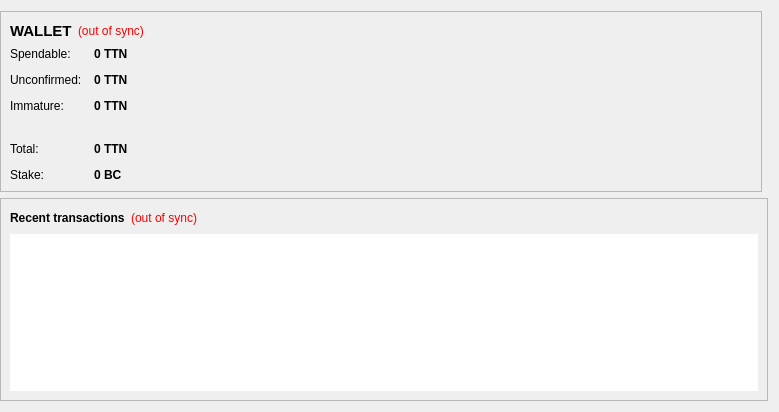
<?xml version="1.0" encoding="UTF-8"?>
<ui version="4.0">
 <class>OverviewPage</class>
 <widget class="QWidget" name="OverviewPage">
  <property name="geometry">
   <rect>
    <x>0</x>
    <y>0</y>
    <width>779</width>
    <height>412</height>
   </rect>
  </property>
  <property name="windowTitle">
   <string>Form</string>
  </property>
  <layout class="QGridLayout" name="gridLayout">
   <property name="leftMargin">
    <number>0</number>
   </property>
   <item row="0" column="0">
    <widget class="QFrame" name="walletContainer">
     <property name="sizePolicy">
      <sizepolicy hsizetype="Preferred" vsizetype="Maximum">
       <horstretch>0</horstretch>
       <verstretch>0</verstretch>
      </sizepolicy>
     </property>
     <property name="maximumSize">
      <size>
       <width>16777215</width>
       <height>220</height>
      </size>
     </property>
     <property name="frameShape">
      <enum>QFrame::StyledPanel</enum>
     </property>
     <property name="frameShadow">
      <enum>QFrame::Raised</enum>
     </property>
     <layout class="QVBoxLayout" name="verticalLayout_4">
      <item>
       <layout class="QHBoxLayout" name="walletHeader">
        <item>
         <widget class="QLabel" name="label_5">
          <property name="font">
           <font>
            <pointsize>11</pointsize>
            <weight>75</weight>
            <bold>true</bold>
           </font>
          </property>
          <property name="styleSheet">
           <string notr="true">background-color: transparent;QLabel { color: white; }</string>
          </property>
          <property name="text">
           <string>WALLET</string>
          </property>
         </widget>
        </item>
        <item>
         <widget class="QLabel" name="labelWalletStatus">
          <property name="toolTip">
           <string>The displayed information may be out of date. Your wallet automatically synchronizes with the TitanCoin network after a connection is established, but this process has not completed yet.</string>
          </property>
          <property name="styleSheet">
           <string notr="true">QLabel { color: red;Background-color:transparent }</string>
          </property>
          <property name="text">
           <string notr="true">(out of sync)</string>
          </property>
          <property name="alignment">
           <set>Qt::AlignLeading|Qt::AlignLeft|Qt::AlignVCenter</set>
          </property>
         </widget>
        </item>
        <item>
         <spacer name="horizontalSpacer_2">
          <property name="orientation">
           <enum>Qt::Horizontal</enum>
          </property>
          <property name="sizeHint" stdset="0">
           <size>
            <width>40</width>
            <height>20</height>
           </size>
          </property>
         </spacer>
        </item>
       </layout>
      </item>
      <item>
       <layout class="QFormLayout" name="walletStatus">
        <property name="fieldGrowthPolicy">
         <enum>QFormLayout::AllNonFixedFieldsGrow</enum>
        </property>
        <property name="horizontalSpacing">
         <number>12</number>
        </property>
        <property name="verticalSpacing">
         <number>12</number>
        </property>
        <item row="0" column="0">
         <widget class="QLabel" name="label">
          <property name="styleSheet">
           <string notr="true">background-color: transparent;</string>
          </property>
          <property name="text">
           <string>Spendable:</string>
          </property>
         </widget>
        </item>
        <item row="0" column="1">
         <widget class="QLabel" name="labelBalance">
          <property name="font">
           <font>
            <weight>75</weight>
            <bold>true</bold>
           </font>
          </property>
          <property name="cursor">
           <cursorShape>IBeamCursor</cursorShape>
          </property>
          <property name="toolTip">
           <string>Your current spendable balance</string>
          </property>
          <property name="styleSheet">
           <string notr="true"/>
          </property>
          <property name="text">
           <string notr="true">0 TTN</string>
          </property>	
          <property name="textInteractionFlags">
           <set>Qt::LinksAccessibleByMouse|Qt::TextSelectableByKeyboard|Qt::TextSelectableByMouse</set>
          </property>
         </widget>
        </item>
        <item row="2" column="0">
         <widget class="QLabel" name="label_3">
          <property name="styleSheet">
           <string notr="true">background-color: transparent;</string>
          </property>
          <property name="text">
           <string>Unconfirmed:</string>
          </property>
         </widget>
        </item>
        <item row="2" column="1">
         <widget class="QLabel" name="labelUnconfirmed">
          <property name="font">
           <font>
            <weight>75</weight>
            <bold>true</bold>
           </font>
          </property>
          <property name="cursor">
           <cursorShape>IBeamCursor</cursorShape>
          </property>
          <property name="toolTip">
           <string>Total of transactions that have yet to be confirmed, and do not yet count toward the current balance</string>
          </property>
          <property name="text">
           <string notr="true">0 TTN</string>
          </property>
          <property name="textInteractionFlags">
           <set>Qt::LinksAccessibleByMouse|Qt::TextSelectableByKeyboard|Qt::TextSelectableByMouse</set>
          </property>
         </widget>
        </item>
        <item row="3" column="0">
         <widget class="QLabel" name="labelImmatureText">
          <property name="styleSheet">
           <string notr="true">background-color: transparent;</string>
          </property>
          <property name="text">
           <string>Immature:</string>
          </property>
         </widget>
        </item>
        <item row="3" column="1">
         <widget class="QLabel" name="labelImmature">
          <property name="font">
           <font>
            <weight>75</weight>
            <bold>true</bold>
           </font>
          </property>
          <property name="toolTip">
           <string>Mined balance that has not yet matured</string>
          </property>
          <property name="text">
           <string notr="true">0 TTN</string>
          </property>
          <property name="textInteractionFlags">
           <set>Qt::LinksAccessibleByMouse|Qt::TextSelectableByKeyboard|Qt::TextSelectableByMouse</set>
          </property>
         </widget>
        </item>
        <item row="4" column="0">
         <spacer name="verticalSpacer">
          <property name="orientation">
           <enum>Qt::Vertical</enum>
          </property>
          <property name="sizeHint" stdset="0">
           <size>
            <width>20</width>
            <height>40</height>
           </size>
          </property>
         </spacer>
        </item>
        <item row="4" column="1">
         <spacer name="verticalSpacer_2">
          <property name="orientation">
           <enum>Qt::Vertical</enum>
          </property>
          <property name="sizeHint" stdset="0">
           <size>
            <width>20</width>
            <height>40</height>
           </size>
          </property>
         </spacer>
        </item>
        <item row="5" column="0">
         <widget class="QLabel" name="labelTotalText">
          <property name="styleSheet">
           <string notr="true">background-color: transparent;</string>
          </property>
          <property name="text">
           <string>Total:</string>
          </property>
         </widget>
        </item>
        <item row="5" column="1">
         <widget class="QLabel" name="labelTotal">
          <property name="font">
           <font>
            <weight>75</weight>
            <bold>true</bold>
           </font>
          </property>
          <property name="cursor">
           <cursorShape>IBeamCursor</cursorShape>
          </property>
          <property name="toolTip">
           <string>Your current total balance</string>
          </property>
          <property name="text">
           <string notr="true">0 TTN</string>
          </property>
          <property name="textInteractionFlags">
           <set>Qt::LinksAccessibleByMouse|Qt::TextSelectableByKeyboard|Qt::TextSelectableByMouse</set>
          </property>
         </widget>
        </item>
        <item row="6" column="0">
           <widget class="QLabel" name="label_6">
            <property name="text">
             <string>Stake:</string>
            </property>
           </widget>
          </item>
          <item row="6" column="1">
           <widget class="QLabel" name="labelStake">
            <property name="font">
             <font>
              <weight>75</weight>
              <bold>true</bold>
             </font>
            </property>
            <property name="cursor">
             <cursorShape>IBeamCursor</cursorShape>
            </property>
            <property name="toolTip">
             <string>Total of coins that was staked, and do not yet count toward the current balance</string>
            </property>
            <property name="text">
             <string notr="true">0 BC</string>
            </property>
            <property name="textInteractionFlags">
             <set>Qt::LinksAccessibleByMouse|Qt::TextSelectableByKeyboard|Qt::TextSelectableByMouse</set>
            </property>
           </widget>
          </item>
       </layout>
      </item>
     </layout>
    </widget>
   </item>
   <item row="0" column="1">
    <widget class="QFrame" name="hashTokenStatusContainer">
     <property name="sizePolicy">
      <sizepolicy hsizetype="Preferred" vsizetype="Fixed">
       <horstretch>0</horstretch>
       <verstretch>0</verstretch>
      </sizepolicy>
     </property>
     <property name="maximumSize">
      <size>
       <width>16777215</width>
       <height>220</height>
      </size>
     </property>
     <property name="frameShape">
      <enum>QFrame::StyledPanel</enum>
     </property>
     <property name="frameShadow">
      <enum>QFrame::Raised</enum>
     </property>
    </widget>
   </item>

   <item row="1" column="0" colspan="2">
    <widget class="QFrame" name="transactionContainer">
     <property name="frameShape">
      <enum>QFrame::StyledPanel</enum>
     </property>
     <property name="frameShadow">
      <enum>QFrame::Raised</enum>
     </property>
     <layout class="QVBoxLayout" name="verticalLayout">
      <item>
       <layout class="QHBoxLayout" name="recentTransactionsHeader">
        <item>
         <widget class="QLabel" name="label_4">
          <property name="styleSheet">
           <string notr="true">background-color: transparent;</string>
          </property>
          <property name="text">
           <string>&lt;b&gt;Recent transactions&lt;/b&gt;</string>
          </property>
         </widget>
        </item>
        <item>
         <widget class="QLabel" name="labelTransactionsStatus">
          <property name="toolTip">
           <string>The displayed information may be out of date. Your wallet automatically synchronizes with the TitanCoin network after a connection is established, but this process has not completed yet.</string>
          </property>
          <property name="styleSheet">
           <string notr="true">QLabel { color: red;Background-color:transparent }</string>
          </property>
          <property name="text">
           <string notr="true">(out of sync)</string>
          </property>
          <property name="alignment">
           <set>Qt::AlignRight|Qt::AlignTrailing|Qt::AlignVCenter</set>
          </property>
         </widget>
        </item>
        <item>
         <spacer name="horizontalSpacer">
          <property name="orientation">
           <enum>Qt::Horizontal</enum>
          </property>
          <property name="sizeHint" stdset="0">
           <size>
            <width>40</width>
            <height>20</height>
           </size>
          </property>
         </spacer>
        </item>
       </layout>
      </item>
      <item>
       <widget class="QListView" name="listTransactions">
        <property name="frameShape">
         <enum>QFrame::NoFrame</enum>
        </property>
        <property name="horizontalScrollBarPolicy">
         <enum>Qt::ScrollBarAlwaysOff</enum>
        </property>
        <property name="editTriggers">
         <set>QAbstractItemView::NoEditTriggers</set>
        </property>
        <property name="selectionMode">
         <enum>QAbstractItemView::NoSelection</enum>
        </property>
       </widget>
      </item>
     </layout>
    </widget>
   </item>
  </layout>
 </widget>
 <resources/>
 <connections/>
</ui>
